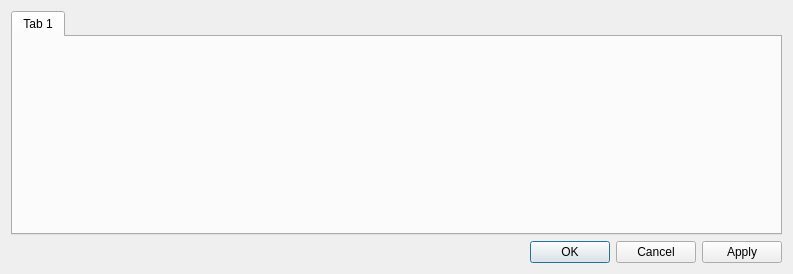
<?xml version="1.0" encoding="UTF-8"?>
<ui version="4.0">
 <class>mdtAbstractPortSetupDialog</class>
 <widget class="QDialog" name="mdtAbstractPortSetupDialog">
  <property name="geometry">
   <rect>
    <x>0</x>
    <y>0</y>
    <width>793</width>
    <height>274</height>
   </rect>
  </property>
  <property name="windowTitle">
   <string>Dialog</string>
  </property>
  <layout class="QVBoxLayout" name="verticalLayout">
   <item>
    <widget class="QTabWidget" name="twOptions">
     <property name="minimumSize">
      <size>
       <width>200</width>
       <height>100</height>
      </size>
     </property>
     <property name="currentIndex">
      <number>0</number>
     </property>
     <widget class="QWidget" name="tab">
      <attribute name="title">
       <string>Tab 1</string>
      </attribute>
     </widget>
    </widget>
   </item>
   <item>
    <layout class="QHBoxLayout" name="bottomLayout">
     <item>
      <spacer name="horizontalSpacer">
       <property name="orientation">
        <enum>Qt::Horizontal</enum>
       </property>
       <property name="sizeHint" stdset="0">
        <size>
         <width>40</width>
         <height>20</height>
        </size>
       </property>
      </spacer>
     </item>
     <item>
      <widget class="QDialogButtonBox" name="buttonBox">
       <property name="orientation">
        <enum>Qt::Horizontal</enum>
       </property>
       <property name="standardButtons">
        <set>QDialogButtonBox::Apply|QDialogButtonBox::Cancel|QDialogButtonBox::Ok</set>
       </property>
      </widget>
     </item>
    </layout>
   </item>
  </layout>
 </widget>
 <resources/>
 <connections/>
</ui>
